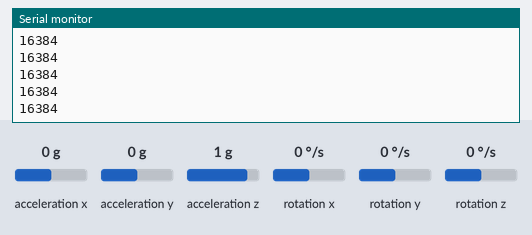
The sketch below on a simulated Arduino Uno, built with avr-gcc and run on an emulated ATmega328P. Shown: the last lines printed to the serial monitor. Wiring (inferred from the names in the program): MPU-6050 motion sensor at I2C address 0x68. The inputs (shaded band) are chosen by the test bench; at power-on: acceleration z 1 g, acceleration x 0 g, acceleration y 0 g, rotation x 0 °/s, rotation y 0 °/s, rotation z 0 °/s.

Above: at 1.2 s.
1.3 s: acceleration z set to -1.4 g
At 1.32 s:
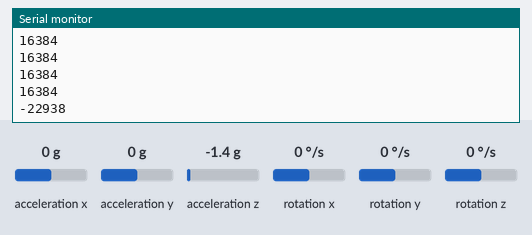
2.8 s: acceleration z set to -0.8 g
At 2.82 s:
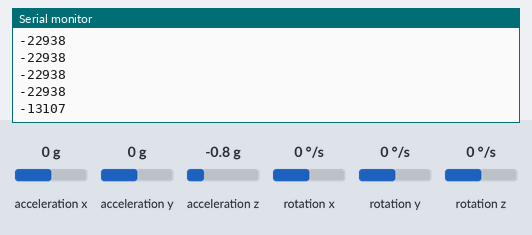
Timing chart, 0 to 5.8 s (numbered marks = the images above; inputs shaded):
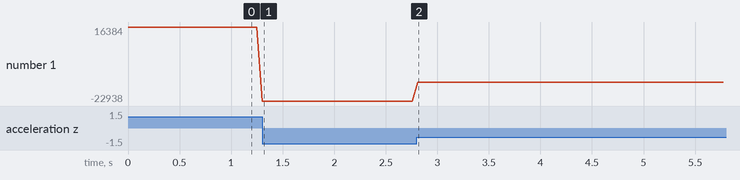

Measured:
- after the input at 1.3 s, the serial monitor: prints a new line at once (image 1)
- after the input at 2.8 s, the serial monitor: prints a new line at once (image 2)
- plotted number 1: 16384 → -22938 after the input at 1.3 s, -22938 → -13107 after the input at 2.8 s

The sketch:

Accelerometer.ino
```cpp
#include<Wire.h>
const int MPU_addr=0x68;  // I2C address of the MPU-6050
int16_t AcX,AcY,AcZ,Tmp,GyX,GyY,GyZ;
void setup(){
  Wire.begin();
  Wire.beginTransmission(MPU_addr);
  Wire.write(0x6B);  // PWR_MGMT_1 register
  Wire.write(0);     // set to zero (wakes up the MPU-6050)
  Wire.endTransmission(true);
  Serial.begin(9600);
}
void loop(){
  Wire.beginTransmission(MPU_addr);
  Wire.write(0x3B);  // starting with register 0x3B (ACCEL_XOUT_H)
  Wire.endTransmission(false);
  Wire.requestFrom(MPU_addr,14,true);  // request a total of 14 registers
  AcX=Wire.read()<<8|Wire.read();  // 0x3B (ACCEL_XOUT_H) & 0x3C (ACCEL_XOUT_L)
  AcY=Wire.read()<<8|Wire.read();  // 0x3D (ACCEL_YOUT_H) & 0x3E (ACCEL_YOUT_L)
  AcZ=Wire.read()<<8|Wire.read();  // 0x3F (ACCEL_ZOUT_H) & 0x40 (ACCEL_ZOUT_L)
  Tmp=Wire.read()<<8|Wire.read();  // 0x41 (TEMP_OUT_H) & 0x42 (TEMP_OUT_L)
  GyX=Wire.read()<<8|Wire.read();  // 0x43 (GYRO_XOUT_H) & 0x44 (GYRO_XOUT_L)
  GyY=Wire.read()<<8|Wire.read();  // 0x45 (GYRO_YOUT_H) & 0x46 (GYRO_YOUT_L)
  GyZ=Wire.read()<<8|Wire.read();  // 0x47 (GYRO_ZOUT_H) & 0x48 (GYRO_ZOUT_L)
  Serial.println(AcZ);
  // Serial.print("AcX = "); Serial.print(AcX);
  // Serial.print(" | AcY = "); Serial.println(AcY);
 // Serial.print(" | AcZ = "); Serial.print(AcZ);
 // Serial.print(" | Tmp = "); Serial.print(Tmp/340.00+36.53);  //equation for temperature in degrees C from datasheet
//  Serial.print(" | GyX = "); Serial.print(GyX);
  //Serial.print(" | GyY = "); Serial.println(GyY);
 // Serial.print(" | GyZ = "); Serial.println(GyZ);
  delay(50);
}
```
